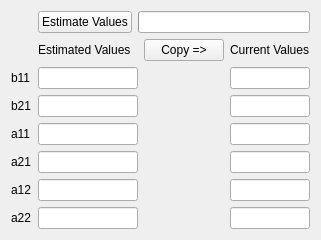
<?xml version="1.0" encoding="UTF-8"?>
<ui version="4.0">
 <class>Form</class>
 <widget class="QWidget" name="Form">
  <property name="geometry">
   <rect>
    <x>0</x>
    <y>0</y>
    <width>293</width>
    <height>226</height>
   </rect>
  </property>
  <property name="sizePolicy">
   <sizepolicy hsizetype="Preferred" vsizetype="Preferred">
    <horstretch>0</horstretch>
    <verstretch>0</verstretch>
   </sizepolicy>
  </property>
  <property name="windowTitle">
   <string>IQ Calibration</string>
  </property>
  <layout class="QGridLayout" name="gridLayout">
   <item row="0" column="2" colspan="4">
    <widget class="QProgressBar" name="progressBar">
     <property name="value">
      <number>0</number>
     </property>
     <property name="textVisible">
      <bool>false</bool>
     </property>
    </widget>
   </item>
   <item row="3" column="0">
    <widget class="QLabel" name="label_2">
     <property name="text">
      <string>b21</string>
     </property>
    </widget>
   </item>
   <item row="1" column="1">
    <widget class="QLabel" name="label_8">
     <property name="text">
      <string>Estimated Values</string>
     </property>
    </widget>
   </item>
   <item row="3" column="1" colspan="2">
    <widget class="QLineEdit" name="editEstimatedB21">
     <property name="readOnly">
      <bool>true</bool>
     </property>
    </widget>
   </item>
   <item row="2" column="0">
    <widget class="QLabel" name="label">
     <property name="text">
      <string>b11</string>
     </property>
    </widget>
   </item>
   <item row="3" column="4" colspan="2">
    <widget class="QLineEdit" name="editCurrentB21">
     <property name="readOnly">
      <bool>false</bool>
     </property>
    </widget>
   </item>
   <item row="2" column="1" colspan="2">
    <widget class="QLineEdit" name="editEstimatedB11">
     <property name="readOnly">
      <bool>true</bool>
     </property>
    </widget>
   </item>
   <item row="4" column="0">
    <widget class="QLabel" name="label_3">
     <property name="text">
      <string>a11</string>
     </property>
    </widget>
   </item>
   <item row="2" column="4" colspan="2">
    <widget class="QLineEdit" name="editCurrentB11">
     <property name="readOnly">
      <bool>false</bool>
     </property>
    </widget>
   </item>
   <item row="4" column="1" colspan="2">
    <widget class="QLineEdit" name="editEstimatedA11">
     <property name="readOnly">
      <bool>true</bool>
     </property>
    </widget>
   </item>
   <item row="4" column="4" colspan="2">
    <widget class="QLineEdit" name="editCurrentA11">
     <property name="readOnly">
      <bool>false</bool>
     </property>
    </widget>
   </item>
   <item row="6" column="0">
    <widget class="QLabel" name="label_5">
     <property name="text">
      <string>a12</string>
     </property>
    </widget>
   </item>
   <item row="6" column="1" colspan="2">
    <widget class="QLineEdit" name="editEstimatedA12">
     <property name="readOnly">
      <bool>true</bool>
     </property>
    </widget>
   </item>
   <item row="5" column="4" colspan="2">
    <widget class="QLineEdit" name="editCurrentA21">
     <property name="readOnly">
      <bool>false</bool>
     </property>
    </widget>
   </item>
   <item row="7" column="4" colspan="2">
    <widget class="QLineEdit" name="editCurrentA22">
     <property name="readOnly">
      <bool>false</bool>
     </property>
    </widget>
   </item>
   <item row="5" column="0">
    <widget class="QLabel" name="label_4">
     <property name="text">
      <string>a21</string>
     </property>
    </widget>
   </item>
   <item row="7" column="0">
    <widget class="QLabel" name="label_6">
     <property name="text">
      <string>a22</string>
     </property>
    </widget>
   </item>
   <item row="7" column="1" colspan="2">
    <widget class="QLineEdit" name="editEstimatedA22">
     <property name="readOnly">
      <bool>true</bool>
     </property>
    </widget>
   </item>
   <item row="5" column="1" colspan="2">
    <widget class="QLineEdit" name="editEstimatedA21">
     <property name="readOnly">
      <bool>true</bool>
     </property>
    </widget>
   </item>
   <item row="6" column="4" colspan="2">
    <widget class="QLineEdit" name="editCurrentA12">
     <property name="readOnly">
      <bool>false</bool>
     </property>
    </widget>
   </item>
   <item row="1" column="3">
    <widget class="QPushButton" name="buttonCopy">
     <property name="text">
      <string>Copy =&gt;</string>
     </property>
    </widget>
   </item>
   <item row="0" column="1">
    <widget class="QPushButton" name="buttonEstimateValues">
     <property name="text">
      <string>Estimate Values</string>
     </property>
    </widget>
   </item>
   <item row="1" column="4" colspan="2">
    <widget class="QLabel" name="label_9">
     <property name="text">
      <string>Current Values</string>
     </property>
    </widget>
   </item>
  </layout>
 </widget>
 <resources/>
 <connections/>
</ui>
